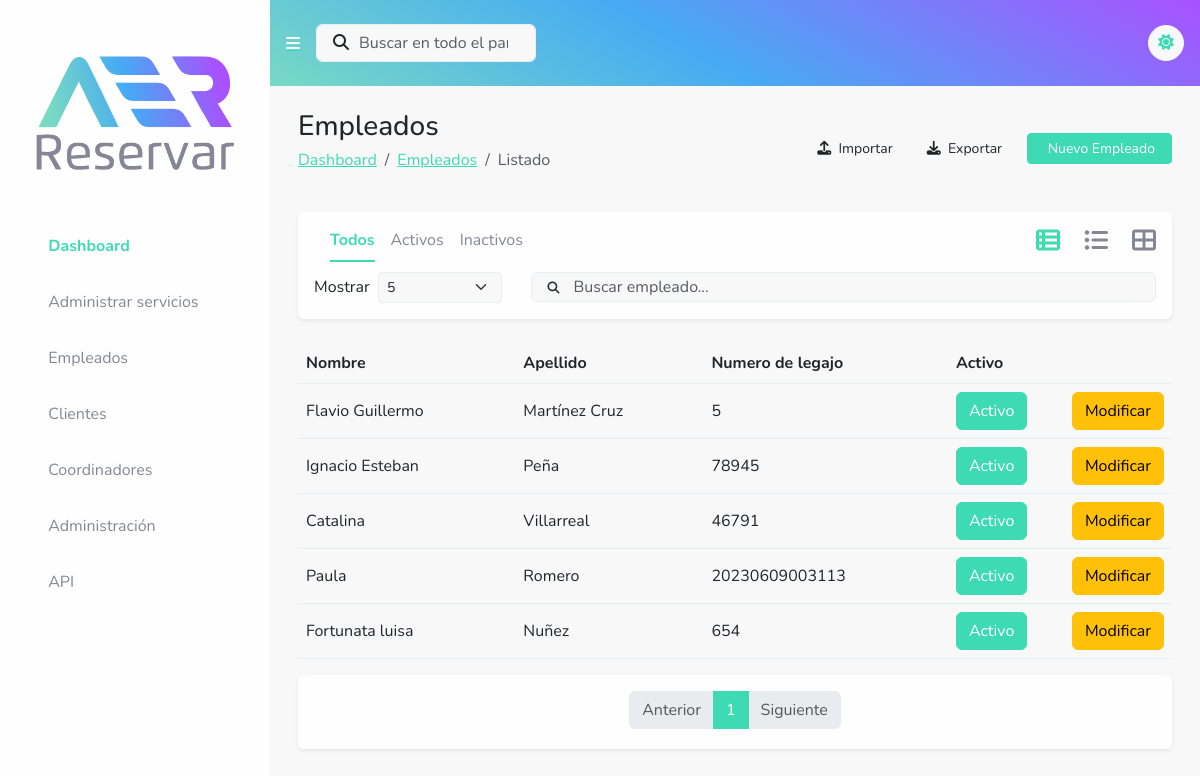
Screenshot of /empleados/listado/ with the database file from the repository.
### reservas/models.py (models this page shows, shortened)
class Empleado(models.Model):
    nombre = models.CharField(max_length=100, verbose_name="Nombre")
    apellido = models.CharField(max_length=150, verbose_name="Apellido")
    numero_legajo = models.PositiveIntegerField(verbose_name="Numero de legajo", help_text='')
    activo = models.BooleanField(default=True, verbose_name="¿Está activo?")
    imagen = models.ImageField(upload_to='upload/img/empleados/', null=True, blank=True, verbose_name='Imagen')
    created = models.DateTimeField(verbose_name="Creado el", auto_now_add=True)
    updated = models.DateTimeField(verbose_name="Actualizado el", auto_now=True)
    class Meta:
        db_table = 'empleado_db'
        verbose_name = 'Empleado'
        verbose_name_plural = 'Empleados'

### reservas/views.py (the view)
# urls.py: path('empleados/listado/', views.list_employee_view, name='list_employee'),
def list_employee_view(request, cnt=5):
    filter_mode = request.GET.get('filter', 'all')
    query = request.GET.get('search')
    if query:
        empleados = Empleado.objects.filter(nombre__icontains=query) | Empleado.objects.filter(apellido__icontains=query)
        if len(empleados) < 1:
            messages.info(request, "No se han encontrado resultados para a busqueda.")
            empleados = Servicio.objects.all()
    else:
        if 'inactive' in filter_mode:
            empleados = Empleado.objects.filter(activo=False)
        elif 'active' in filter_mode:
            empleados = Empleado.objects.filter(activo=True)
        else:
            empleados = Empleado.objects.all()
    paginator = Paginator(empleados, cnt)
    page = request.GET.get('page')
    try:
        items = paginator.page(page)
    except PageNotAnInteger:
        items = paginator.page(1)
    except EmptyPage:
        items = paginator.page(paginator.num_pages)
    index = items.number - 1
    max_index = len(paginator.page_range)
    start_index = index - 5 if index >= 5 else 0
    end_index = index + 5 if index <= max_index - 5 else max_index
    page_range = paginator.page_range[start_index:end_index]
    context = {
        'form': EmpleadoForm(),
        'empleados': items,
        'page_range': page_range,
        'cnt': cnt,
        'filter': filter_mode,
        'query': query
    }
    return render(request, 'listado_empleado.html', context)

### reservas/forms.py
class EmpleadoForm(forms.ModelForm):
    class Meta:
        model = Empleado
        fields = ['nombre', 'apellido', 'numero_legajo','imagen']
    def __init__(self, *args, **kwargs):
        super().__init__(*args, **kwargs)
        self.fields['nombre'].widget.attrs.update({'class': 'form-control', 'placeholder': 'Ingrese el Nombre'})
        self.fields['apellido'].widget.attrs.update({'class': 'form-control', 'placeholder': 'Ingrese el Apellido'})
        self.fields['numero_legajo'].widget.attrs.update({'class': 'form-control', 'placeholder': 'Ingrese el Número de legajo'})
        self.fields['imagen'].widget.attrs.update({'class': 'form-control'})

### reservas/templates/listado_empleado.html (shortened to what this page needs)
{% extends "base.html" %}
{% load static %}
{% block content%}
<div class="container-fluid">
    <div class="row">
        <div class="col">
            <div class="d-sm-flex justify-content-between align-items-center mb-4 mx-3">
                <div>
                    <h3 class="mb-1">Empleados</h3>
                    <nav aria-label="breadcrumb">
                        <ol class="breadcrumb">
                            <li class="breadcrumb-item"><a href="{% url 'dashboard' %}">Dashboard</a></li>
                            <li class="breadcrumb-item"><a href="{% url 'list_employee' %}">Empleados</a></li>
                            <li class="breadcrumb-item active" aria-current="page">Listado</li>
                        </ol>
                    </nav>
                </div>
                <div class="d-flex justify-content-end">
                    <a class="btn btn-custom btn-sm d-none d-sm-inline-block mx-2"
                       data-bs-toggle="modal"
                       data-bs-target="#importModal"
                       href="#">
                        <i class="fa-solid fa-upload"></i>
                        &nbsp;Importar
                    </a>
                    <a class="btn btn-custom btn-sm d-none d-sm-inline-block mx-2"
                       href="{% url 'export_data_employee' %}?format=csv">
                        <i class="fa-solid fa-download"></i>
                        &nbsp;Exportar
                    </a>
                    <a class="btn btn-primary btn-sm d-none d-sm-inline-block ms-2 px-3"
                       onclick="cleanData('Empleado')"
                       data-bs-toggle="modal"
                       data-bs-target="#newEmployeeModal"
                       href="#">
                        &nbsp;Nuevo Empleado
                    </a>
                </div>
            </div>
        </div>
    </div>
    <div class="row">
        <div class="col">
            <div class="card border-0 shadow-sm mx-3">
                <div class="card-header d-flex border-0 pb-0">
                    <div class="col">
                        {% load custom_filters %}
                        <ul class="nav nav-underline ps-3">
                            <li class="nav-item">
                                <a class="nav-link {% if filter == 'all' %}active{% endif %}"
                                   id="all-filter"
                                   href="?filter=all">
                                    Todos
                                </a>
                            </li>
                            <li class="nav-item">
                                <a class="nav-link {% if filter == 'active' %}active{% endif %}"
                                   id="active-filter"
                                   href="?filter=active">
                                    Activos
                                </a>
                            </li>
                            <li class="nav-item">
                                <a class="nav-link {% if filter == 'inactive' %}active{% endif %}"
                                   id="inactive-filter"
                                   href="?filter=inactive">
                                    Inactivos
                                </a>
                            </li>
                        </ul>
                    </div>
                    <div class="col">
                        <ul class="nav nav-underline justify-content-end">
                            <li class="nav-item">
                                <a class="nav-link px-0 active border-bottom-0"
                                   id="a_table_id"
                                   data-bs-toggle="tab"
                                   data-bs-target="#table_id"
                                   role="tab"
                                   aria-controls="table_id"
                                   aria-selected="false"
                                   onclick="setViewMode('view-mode', 'table')"
                                   href="#">
                                    <i class="fs-4 fa-solid fa-table-list"></i>
                                </a>
                            </li>
                            <li class="nav-item">
                                <a class="nav-link px-2 border-bottom-0"
                                   id="a_compact_cards_id"
                                   data-bs-toggle="tab"
                                   data-bs-target="#compact_cards_id"
                                   role="tab"
                                   aria-controls="compact_cards_id"
                                   aria-selected="false"
                                   onclick="setViewMode('view-mode', 'compact_card')"
                                   href="#">
                                    <i class="fs-4 fa-solid fa-list-ul"></i>
                                </a>
                            </li>
                            <li class="nav-item">
                                <a class="nav-link px-0 border-bottom-0"
                                   id="a_cards_id"
                                   data-bs-toggle="tab"
                                   data-bs-target="#cards_id"
                                   role="tab"
                                   aria-controls="cards_id"
                                   onclick="setViewMode('view-mode', 'card')"
                                   href="#">
                                    <i class="fs-4 fa-solid fa-table-cells-large"></i>
                                </a>
                            </li>
                        </ul>
                        <div class="d-flex justify-content-end align-items-center pt-1">
                        </div>
                    </div>
                </div>
                <div class="card-body pt-1 pb-0">
                    <div class="row mb-2">
                        <div class="col-sm-12 col-md-12 col-lg-4 col-xl-3 col-xxl-3 text-nowrap">
                            <label class="form-label d-flex align-items-center">Mostrar &nbsp;
                                <select class="d-flex form-select form-select-sm"
                                        id="cantidad-select" name="cantidad">
                                    <option value="5" {% if cnt == 5 %}selected{% endif %}>5</option>
                                </select>&nbsp;
                            </label>
                        </div>
                        <div class="col-sm-12 col-md-12 col-lg-8 col-xl-9 col-xxl-9">
                            <div class="text-end d-flex align-items-center justify-content-end">
                                <form class="d-flex flex-sm-fill align-items-center" action="{% url 'list_employee' %}" method="GET" novalidate="">
                                    <button class="btn position-absolute ps-3 py-auto" type="submit" style="">
                                        <i class="fa fa-search" style="font-size: 12px;"></i>
                                    </button>
                                    <input type="search" name="search" class="form-control ps-6 search" placeholder="Buscar empleado..." style="height: 30px;">
                                </form>
                            </div>
                        </div>
                    </div>
                </div>
            </div>
        </div>
    </div>
    <div class="tab-content" id="tab-content">
        <div class="tab-pane active show" id="table_id" role="tabpanel" aria-labelledby="table_id">
            <div class="row mt-4 mx-3">
                {% include 'addons/table_employee.html' %}
            </div>
        </div>
    </div>
    <div class="row">
        <div class="col">
            <div class="card border-0 shadow-sm mx-3">
                <div class="card-footer rounded-top border-0 d-flex pt-3 pb-1">
                    <div class="col">
                        <nav class="d-flex justify-content-center">
                            <ul class="pagination">
                                {% if empleados.has_previous %}
                                <li class="page-item">
                                    <a class="page-link"
                                       href="?{% if request.GET %}{{ request.GET.urlencode|remove:'page' }}&{% endif %}page={{ empleados.previous_page_number }}"
                                       aria-label="Previous">
                                        <span aria-hidden="true">Anterior</span>
                                    </a>
                                </li>
                                {% else %}
                                <li class="page-item disabled">
                                    <a class="page-link" href="#" aria-label="Previous">
                                        <span aria-hidden="true">Anterior</span>
                                    </a>
                                </li>
                                {% endif %}
                                {% for num in page_range %}
                                {% if empleados.number == num %}
                                <li class="page-item active"><a class="page-link" href="#">{{ num }}</a></li>
                                {% endif %}
                                {% endfor %}
                                {% if empleados.has_next %}
                                <li class="page-item">
                                    <a class="page-link"
                                       href="?{% if request.GET %}{{ request.GET.urlencode|remove:'page' }}&{% endif %}page={{ empleados.next_page_number }}"
                                       aria-label="Next">
                                        <span aria-hidden="true">Siguiente</span>
                                    </a>
                                </li>
                                {% else %}
                                <li class="page-item disabled">
                                    <a class="page-link" href="#" aria-label="Next">
                                        <span aria-hidden="true">Siguiente</span>
                                    </a>
                                </li>
                                {% endif %}
                            </ul>
                        </nav>
                    </div>
                </div>
            </div>
        </div>
    </div>
</div>
{% endblock%}

### reservas/templates/addons/table_employee.html
<div class="col px-0">
    <div class="table-responsive table"
         id="dataTable"
         role="grid"
         aria-describedby="dataTable_info">
        <table class="table my-0">
            <thead>
            <tr>
                <th>Nombre</th>
                <th>Apellido</th>
                <th>Numero de legajo</th>
                <th>Activo</th>
                <th></th>
            </tr>
            </thead>
            <tbody>
            {% for empleado in empleados %}
            <tr class="align-middle">
                <td>{{ empleado.nombre }}</td>
                <td>{{ empleado.apellido }}</td>
                <td>{{ empleado.numero_legajo }}</td>
                <td style="width: 116px;">
                    {% if empleado.activo %}
                    <a class="btn btn-primary" href="/empleados/desactivar/{{ empleado.id }}">Activo</a>
                    {% else %}
                    <a class="btn btn-secondary"
                       href="/empleados/activar/{{ empleado.id }}">Desactivado</a>
                    {% endif %}
                </td>
                <td style="width: 100px;">
                    <a class="btn btn-warning"
                       href="#"
                       onclick="edit_empleado(this)"
                       data-id="{{ empleado.id }}"
                       data-bs-toggle="modal"
                       data-bs-target="#newEmployeeModal">
                        Modificar
                    </a>
                </td>
            </tr>
            {%endfor%}
            </tbody>
        </table>
    </div>
</div>

### reservas/static/assets/css/custom.css (style rules this page uses)
body { margin: 0; font-family: "Nunito", -apple-system, BlinkMacSystemFont, "Segoe UI", Roboto, "Helvetica Neue", Arial, sans-serif, "Apple Color Emoji", "Segoe UI Emoji", "Segoe UI Symbol", "Noto Color Emoji"; font-size: SFMono-Regular, Menlo, Monaco, Consolas, "Liberation Mono", "Courier New", monospace; font-weight: 400; line-height: 1.5; }
.btn-custom { --bs-btn-hover-color: var(--bs-primary); --bs-btn-active-border-color: transparent; --bs-btn-active-color: var(--bs-primary); }
.search { text-indent: 30px; }
html { height: 100%; }
.grid-container { display: grid; grid-template-columns: 100%; grid-template-rows: 110px auto 100px; grid-column-gap: 0px; grid-row-gap: 0px; height: 100%; grid-template-areas: "nav nav" "main main" "footer footer"; }
@media (min-width: 992px) { .grid-container { grid-template-columns: 270px auto; grid-template-rows: 110px auto 100px; grid-column-gap: 0px; grid-row-gap: 0px; height: 100%; grid-template-areas: "aside nav" "aside main" "aside footer"; } }

### rows the page displays
Empleado: nombre "Flavio Guillermo", apellido "Martínez Cruz", numero_legajo "5"
Empleado: nombre "Ignacio Esteban", apellido "Peña", numero_legajo "78945"
Empleado: nombre "Catalina", apellido "Villarreal", numero_legajo "46791"
Empleado: nombre "Paula", apellido "Romero", numero_legajo "20230609003113"
Empleado: nombre "Fortunata luisa", apellido "Nuñez", numero_legajo "654"

### other values shown
{{ num }} "1"
